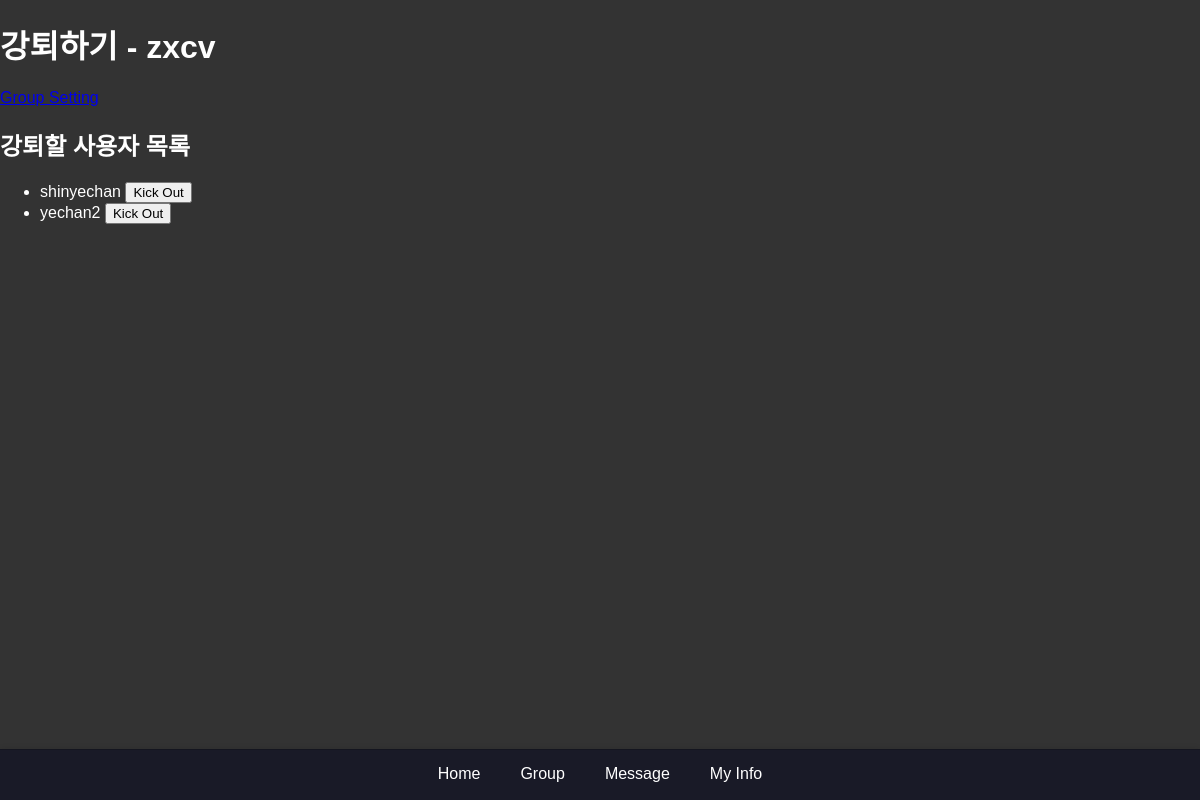
/group/kickout/1/ (signed in), run on the app's committed database.
### group/models.py (models this page shows, shortened)
class Group(models.Model):
    title = models.CharField(max_length=100)
    goals = models.IntegerField(default=0, help_text='목표 시간을 분 단위로 입력해주세요')
    master = models.ForeignKey(settings.AUTH_USER_MODEL, related_name='mastered_groups', on_delete=models.CASCADE)
    users = models.ManyToManyField(settings.AUTH_USER_MODEL, related_name='user_groups')
    password = models.CharField(max_length=128, blank=True, null=True)
    information = models.TextField(blank=True, null=True)
    is_private = models.BooleanField(default=False)
    created_at = models.DateTimeField(auto_now_add=True)

### main/models.py (models this page shows)
class CustomUser(AbstractUser):
    following = models.ManyToManyField(
        "self", #User 인스턴스가 다른 인스턴스 참조
        verbose_name="팔로우 중인 사용자들",
        related_name="followers",
        symmetrical=False,
        through="relationship.Relationship"
    )

### group/views.py (the view)
# urls.py: path('kickout/<int:group_id>/', views.kick_out_user, name='kick_out_user'),
@login_required
def kick_out_user(request, group_id):
    group = get_object_or_404(Group, id=group_id)
    user = request.user
    if group.master != user:
        return HttpResponseForbidden("권한이 없습니다.")
    if request.method == 'POST':
        user_id_to_kick = request.POST.get('user_id')
        user_to_kick = group.users.filter(id=user_id_to_kick).first()
        if user_to_kick:
            group.users.remove(user_to_kick)
            return redirect('kick_out_user', group_id=group.id)
    users = group.users.exclude(id=user.id)  # Exclude the group master from the list
    context = {
        'group': group,
        'users': users,
    }
    return render(request, 'group/kick_out_user.html', context)

### group/templates/group/kick_out_user.html (shortened to what this page needs)
{% extends 'base.html' %} {% block content %}
<h1>강퇴하기 - {{ group.title }}</h1>
<a href="{% url 'group_setting' group_id=group.id %}" class="btn btn-secondary"
  >Group Setting</a
>
<div>
  <h2>강퇴할 사용자 목록</h2>
  <ul>
    {% for user in users %}
    <li>
      {{ user.username }}
      <form method="post" style="display: inline">
        <button type="submit" class="btn btn-danger">Kick Out</button>
      </form>
    </li>
    {% empty %}
    <li>강퇴할 사용자가 없습니다.</li>
    {% endfor %}
  </ul>
</div>
{% endblock %}

### main/static/css/styles.css (style rules this page uses)
body { margin: 0; }

### main/static/css/group.css (style rules this page uses)
body { font-family: Arial, sans-serif; background-color: #1c1c1e; color: #fff; }
body { font-family: Arial, sans-serif; background-color: #333; color: #fff; margin: 0; padding: 0; }

### data on the page
Group: title "zxcv"
CustomUser: username "shinyechan"
CustomUser: username "yechan2"
